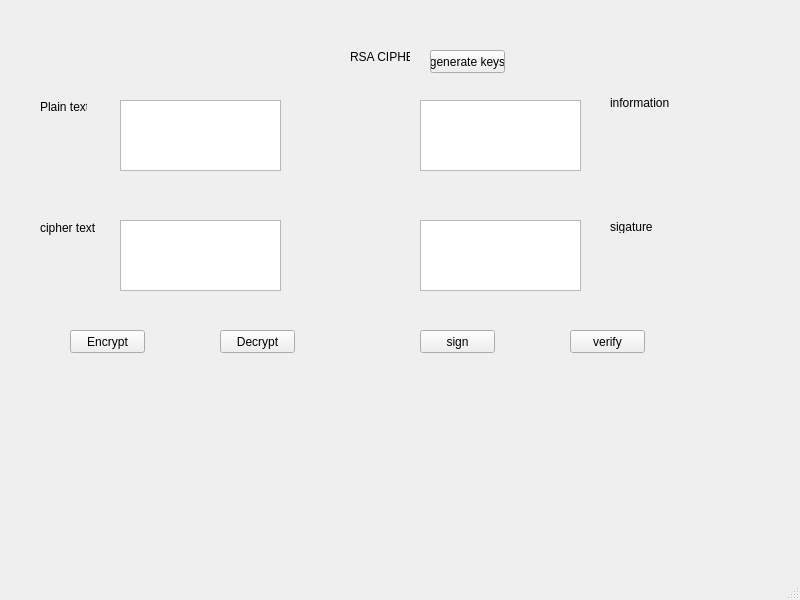
<?xml version="1.0" encoding="UTF-8"?>
<ui version="4.0">
 <class>MainWindow</class>
 <widget class="QMainWindow" name="MainWindow">
  <property name="geometry">
   <rect>
    <x>0</x>
    <y>0</y>
    <width>800</width>
    <height>600</height>
   </rect>
  </property>
  <property name="windowTitle">
   <string>MainWindow</string>
  </property>
  <widget class="QWidget" name="centralwidget">
   <widget class="QTextEdit" name="textEdit">
    <property name="geometry">
     <rect>
      <x>120</x>
      <y>100</y>
      <width>161</width>
      <height>71</height>
     </rect>
    </property>
   </widget>
   <widget class="QLabel" name="label">
    <property name="enabled">
     <bool>true</bool>
    </property>
    <property name="geometry">
     <rect>
      <x>350</x>
      <y>50</y>
      <width>60</width>
      <height>13</height>
     </rect>
    </property>
    <property name="baseSize">
     <size>
      <width>0</width>
      <height>0</height>
     </size>
    </property>
    <property name="text">
     <string>RSA CIPHER</string>
    </property>
   </widget>
   <widget class="QTextEdit" name="textEdit_2">
    <property name="geometry">
     <rect>
      <x>420</x>
      <y>100</y>
      <width>161</width>
      <height>71</height>
     </rect>
    </property>
   </widget>
   <widget class="QTextEdit" name="textEdit_3">
    <property name="geometry">
     <rect>
      <x>120</x>
      <y>220</y>
      <width>161</width>
      <height>71</height>
     </rect>
    </property>
   </widget>
   <widget class="QTextEdit" name="textEdit_4">
    <property name="geometry">
     <rect>
      <x>420</x>
      <y>220</y>
      <width>161</width>
      <height>71</height>
     </rect>
    </property>
   </widget>
   <widget class="QLabel" name="label_2">
    <property name="geometry">
     <rect>
      <x>40</x>
      <y>100</y>
      <width>47</width>
      <height>13</height>
     </rect>
    </property>
    <property name="text">
     <string>Plain text</string>
    </property>
   </widget>
   <widget class="QLabel" name="label_3">
    <property name="geometry">
     <rect>
      <x>40</x>
      <y>220</y>
      <width>61</width>
      <height>16</height>
     </rect>
    </property>
    <property name="text">
     <string>cipher text</string>
    </property>
   </widget>
   <widget class="QLabel" name="label_4">
    <property name="geometry">
     <rect>
      <x>610</x>
      <y>93</y>
      <width>71</width>
      <height>20</height>
     </rect>
    </property>
    <property name="text">
     <string>information</string>
    </property>
   </widget>
   <widget class="QLabel" name="label_5">
    <property name="geometry">
     <rect>
      <x>610</x>
      <y>220</y>
      <width>47</width>
      <height>13</height>
     </rect>
    </property>
    <property name="text">
     <string>sigature</string>
    </property>
   </widget>
   <widget class="QPushButton" name="pushButton">
    <property name="geometry">
     <rect>
      <x>430</x>
      <y>50</y>
      <width>75</width>
      <height>23</height>
     </rect>
    </property>
    <property name="text">
     <string>generate keys</string>
    </property>
   </widget>
   <widget class="QPushButton" name="pushButton_2">
    <property name="geometry">
     <rect>
      <x>70</x>
      <y>330</y>
      <width>75</width>
      <height>23</height>
     </rect>
    </property>
    <property name="text">
     <string>Encrypt</string>
    </property>
   </widget>
   <widget class="QPushButton" name="pushButton_3">
    <property name="geometry">
     <rect>
      <x>220</x>
      <y>330</y>
      <width>75</width>
      <height>23</height>
     </rect>
    </property>
    <property name="text">
     <string>Decrypt</string>
    </property>
   </widget>
   <widget class="QPushButton" name="pushButton_4">
    <property name="geometry">
     <rect>
      <x>420</x>
      <y>330</y>
      <width>75</width>
      <height>23</height>
     </rect>
    </property>
    <property name="text">
     <string>sign</string>
    </property>
   </widget>
   <widget class="QPushButton" name="pushButton_5">
    <property name="geometry">
     <rect>
      <x>570</x>
      <y>330</y>
      <width>75</width>
      <height>23</height>
     </rect>
    </property>
    <property name="text">
     <string>verify</string>
    </property>
   </widget>
  </widget>
  <widget class="QMenuBar" name="menubar">
   <property name="geometry">
    <rect>
     <x>0</x>
     <y>0</y>
     <width>800</width>
     <height>21</height>
    </rect>
   </property>
  </widget>
  <widget class="QStatusBar" name="statusbar"/>
 </widget>
 <resources/>
 <connections/>
</ui>
